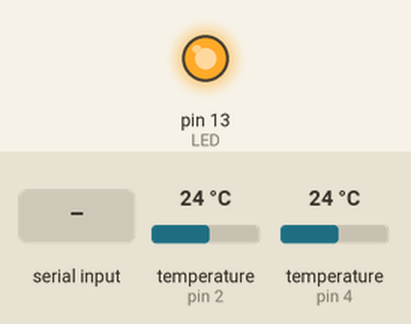
Simulated run of this sketch. Board: Arduino Uno, built with avr-gcc and run on an emulated ATmega328P. Parts: output pins drawn as LEDs (lit = HIGH). The test bench sets the inputs (shaded band); at power-on: temperature (sensors on pin 2, pin 4) 24 °C. EEPROM starts erased; what the sketch prints to the serial monitor is not drawn.

Above: at 1.2 s.
1.3 s: "S1\n" received over Serial
At 3.2 s:
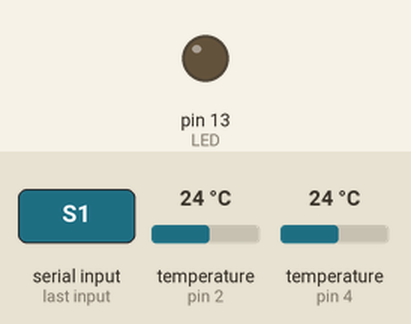
4.0 s: "i90\n" received over Serial
5.6 s: "F90\n" received over Serial
Timing chart, 0 to 13.1 s (numbered marks = the images above; inputs shaded):
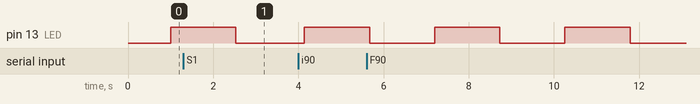

Measured:
- by itself, pin 13 (LED): alternates HIGH for 1.5 s and LOW for 1.5 s

The sketch:

AirKit.ino
```cpp
/*
 AirKit
 Language: Arduino

 This program get temperature info from two OneWire Temperature sensors then :
   - sends a serial messages containing it
   - activate two outputs depending of the temperature delta

   The circuit:
 * 2 OneWire sensor on pin 2 and 4
 * jumper for summer/winter state

 */
#include "Timer.h"
#include <OneWire.h>
#include <DallasTemperature.h>
#include <EEPROM.h>

// ***** Board configuration
// Led definition
#define LED 13
bool ledState = 0;
// Serial string management variables
String inputString = "";         // a string to hold incoming data
boolean stringComplete = false;  // whether the string is complete

// ***** Libraries configuration
//OneWire configuration for inside temp sensor
OneWire oneWireIn(2);                     // Setup a oneWire instance on pin 2
DallasTemperature sensorsIn(&oneWireIn);  // Pass our oneWire reference to Dallas Temperature.
DeviceAddress insideThermometer;          // arrays to hold device address
//OneWire configuration for outside temp sensor
OneWire oneWireOut(4);                     // Setup a oneWire instance on pin 4
DallasTemperature sensorsOut(&oneWireOut); // Pass our oneWire reference to Dallas Temperature.
DeviceAddress outsideThermometer;          // arrays to hold device address
// Timer configuration
Timer t;

// ***** System elements
float tempIn = 20;   //Inside room temperature value
float tempOut = 30;  //Outside room temperature value
float tempDelta = 0; //Temperature delta between inside and outside (tempOut - tempIn)
bool gateState = 0;  //State of the gate, 0 = close 1 = open
bool fanState = 1;   //State of the fan, 0 = stopped 1 = running

// ***** System Configuration
bool summerMode;      //Boolean to activate the summer mode
// We need two different delta value to avoid tilting ON/OFF/ON/OFF the air flow
byte deltaFanON = 10; //Minimum delta to activate the air flow
byte deltaFanOFF = 5; //Maximum delta to disable the air flow

/* void setup(void)
 *  Setup software run only once
 *
*/
void setup()
{
  // Elements initialisation
  pinMode(LED, OUTPUT); // initialize the digital pin as an output.
  Serial.begin(9600); // start serial port at 9600 bps:
  int tickEvent = t.every(1000, measureAction); // Establish communication every seconds
  // OneWire temperature setup
  sensorsIn.begin();    // Start Sensor libraries
  sensorsOut.begin();    // Start Sensor libraries
  if (!sensorsIn.getAddress(insideThermometer, 0))   Serial.println("Unable to find address for Device 0");
  if (!sensorsOut.getAddress(outsideThermometer, 0)) Serial.println("Unable to find address for Device 0");
  // set the resolution to 9 bit (Each Dallas/Maxim device is capable of several different resolutions)
  sensorsIn.setResolution(insideThermometer, 12);
  sensorsOut.setResolution(insideThermometer, 12);

  // Parameters initialisation from EEPROM
  deltaFanON = EEPROM.read(0);
  deltaFanOFF = EEPROM.read(1);
  summerMode = EEPROM.read(2);

}

/* void loop(void)
 *  Main program automatically loaded
 *
*/
void loop()
{
  t.update(); // Update the timer

  //Check for serial input
  if(Serial.available() > 0)
  {
    serialStack();
  }

  if (stringComplete)
  {
    executeCommand();
    inputString = "";
    stringComplete = false;
  }
}

/* void measureAction(void) is executed every 1000ms by a Timer
 *  It read the temperatures values and change the system value
 *  This is the main function
*/
void measureAction() {
  ledState = ledState ^ 1;
  digitalWrite(LED, ledState);
  //Get the temperature value
  tempIn = sensorsIn.getTempC(insideThermometer);
  tempOut = sensorsOut.getTempC(outsideThermometer);

  // Calculate the temperature delta
  tempDelta = tempOut - tempIn;

  // Choose action depending of the mode
  if (summerMode)
  {// In summer mode the delta will be negative when interesting
      // Turn On the Fan if the outside temperature is cold enough
      if (tempDelta < -deltaFanON)
      {
        gateState = 1;
        fanState = 1;
      }
      // Turn Off the Fan if the outside temperature goes up back to a specific level
      if (tempDelta > -deltaFanOFF)
      {
        gateState = 0;
        fanState = 0;
      }
  }
  else
  {// In winter mode the delta will be positive when interesting
      // Turn On the Fan if the outside temperature is hot enough
      if (tempDelta > deltaFanON)
      {
        gateState = 1;
        fanState = 1;
      }
      // Turn Off the Fan if the outside temperature goes down back to a specific level
      if (tempDelta < deltaFanOFF)
      {
        gateState = 0;
        fanState = 0;
      }
  }
  // If someone is connected to the serial communication port (Useful only on Leonardo)
  if (Serial)
  { //Communicate the system values
    Serial.print(summerMode + ';' +
                 tempIn + ';' +
                 tempOut + ';' +
                 tempDelta + ';' +
                 fanState + ';' +
                 gateState + ';' );
  }

  // Start the new conversion
  sensorsIn.requestTemperatures();  // Send the command to get temperatures
  sensorsOut.requestTemperatures(); // Send the command to get temperatures
}

//
/* void printAddress(DeviceAddress deviceAddress)
 *  Function to print a OneWire device address
 *
 *  Input : the address of the device to print
*/
void printAddress(DeviceAddress deviceAddress)
{
  for (uint8_t i = 0; i < 8; i++)
  {
    if (deviceAddress[i] < 16) Serial.print("0");
    Serial.print(deviceAddress[i], HEX);
  }
}

/* void printInfo(void)
 *  Print on serial output the status of the application
 *
*/
void printInfo()
{
    Serial.print("TempIn: Parasite power is ");
    if (sensorsIn.isParasitePowerMode()) Serial.print("ON");
    else Serial.print("OFF ");
    Serial.print("Address: ");
    printAddress(insideThermometer);
    Serial.println();

    Serial.print("TempOut: Parasite power is ");
    if (sensorsOut.isParasitePowerMode()) Serial.print("ON");
    else Serial.print("OFF ");
    Serial.print("Address: ");
    printAddress(outsideThermometer);
    Serial.println();

    Serial.print("Winter Fan Delta : ");
    Serial.print(deltaFanON);
    Serial.print("/");
    Serial.println(deltaFanOFF);
}

/* void serialStack(void)
 *  Stack all serial char received in one string until a '\n'
 *  Set stringComplete to True when '\n' is received
 *  This implementation is good enough for this project because serial commands
 *  will be send slowly.
*/
void serialStack()
{
  while (Serial.available()) {
    // get the new byte:
    char inChar = (char)Serial.read();

    // if the incoming character is a newline, set a flag
    if (inChar == '\n')
    {// so the main loop can do something about it
      stringComplete = true;
    }
    else
    {// add it to the inputString
      inputString += inChar;
    }
  }
}

/* void executeCommand(void)
 *  Execute received serial command
 *  Commandes list :
 *   - "i", "I", "info", "Info" : Return basic system informations, mainly for debug purpose
 *   - "FXX"                    : Setup the minimum temperature delta to activate the Airflow (0 to 100 C)
 *   - "fXX"                    : Setup the maximum temperature delta to disable the Airflow (0 to 100 C)
 *   - "S1" or "S0"             : Enable ("S1") or disable ("S0") the summer mode
 *
*/
void executeCommand()
{
  // Define the appropriate action depending on the first character of the string
  switch (inputString[0])
  {
    // INFO Request
    case 'i':
    case 'I':
      printInfo(); // Print on serial the system info
      break;
    // Airflow ON setup
    case 'F':
      inputString.remove(0,1);
      Serial.print("F > Change the winter Delta ON to : ");
      Serial.println(inputString);
      deltaFanON = inputString.toInt();
      EEPROM.update(0, deltaFanON);
      break;
    // Airflow OFF setup
    case 'f':
      inputString.remove(0,1);
      Serial.print("f > Change the winter Delta OFF to : ");
      Serial.println(inputString);
      deltaFanOFF = inputString.toInt();
      EEPROM.update(0, deltaFanOFF);
      break;
    // Summer Mode setup
    case 's':
    case 'S':
      inputString.remove(0,1);
      Serial.print("S > Set Summer Mode to : ");
      Serial.println(inputString);
      summerMode = (1 == inputString.toInt());
      EEPROM.update(3, summerMode);
      break;
    // Unknown command
    default:
      Serial.print(inputString[0]);
      Serial.println(' > ?');
  }
}
```
